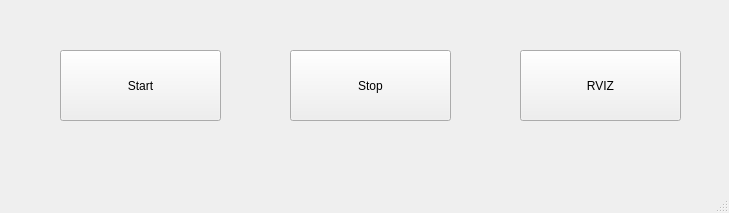
<?xml version="1.0" encoding="UTF-8"?>
<ui version="4.0">
 <class>MainWindow</class>
 <widget class="QMainWindow" name="MainWindow">
  <property name="geometry">
   <rect>
    <x>0</x>
    <y>0</y>
    <width>729</width>
    <height>213</height>
   </rect>
  </property>
  <property name="windowTitle">
   <string>MainWindow</string>
  </property>
  <widget class="QWidget" name="centralwidget">
   <widget class="QPushButton" name="Start">
    <property name="geometry">
     <rect>
      <x>60</x>
      <y>50</y>
      <width>161</width>
      <height>71</height>
     </rect>
    </property>
    <property name="text">
     <string>Start</string>
    </property>
   </widget>
   <widget class="QPushButton" name="Stop">
    <property name="geometry">
     <rect>
      <x>290</x>
      <y>50</y>
      <width>161</width>
      <height>71</height>
     </rect>
    </property>
    <property name="text">
     <string>Stop</string>
    </property>
   </widget>
   <widget class="QPushButton" name="RVIZ">
    <property name="geometry">
     <rect>
      <x>520</x>
      <y>50</y>
      <width>161</width>
      <height>71</height>
     </rect>
    </property>
    <property name="text">
     <string>RVIZ</string>
    </property>
   </widget>
  </widget>
  <widget class="QMenuBar" name="menubar">
   <property name="geometry">
    <rect>
     <x>0</x>
     <y>0</y>
     <width>729</width>
     <height>28</height>
    </rect>
   </property>
  </widget>
  <widget class="QStatusBar" name="statusbar"/>
 </widget>
 <resources/>
 <connections/>
</ui>
